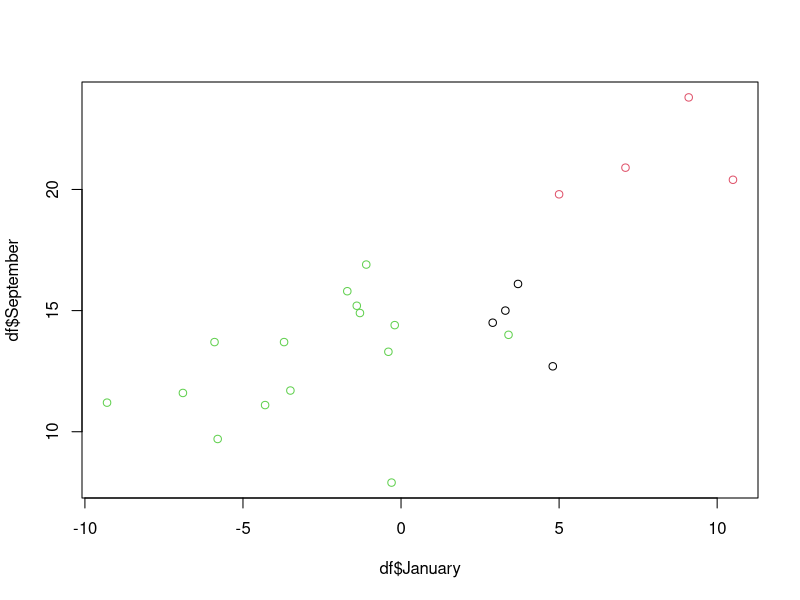

The R source for this figure:
## ---- chunk 1
#| echo: true
#| eval: true
#| warning: false
library(tidyverse)
library(mclust)

temp <- read.table('../include/data/unsupervised/temperature.csv', header = TRUE, sep = ";", dec = '.', row.names = 1)
df <- temp[1:23, 1:12]
city <- row.names(temp[1:23,])

model <- Mclust(df, G = 3)
## ---- chunk 2
#| echo: true
#| eval: true
#| warning: false
summary(model)
## ---- chunk 3
#| echo: true
#| eval: true
#| warning: false
model <- Mclust(df, G = 3)
plot(df$January, df$September, col = model$classification)
